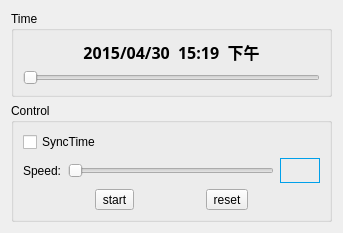
<?xml version="1.0" encoding="UTF-8"?>
<ui version="4.0">
 <class>TimeSetWidget</class>
 <widget class="QWidget" name="TimeSetWidget">
  <property name="geometry">
   <rect>
    <x>0</x>
    <y>0</y>
    <width>343</width>
    <height>213</height>
   </rect>
  </property>
  <property name="sizePolicy">
   <sizepolicy hsizetype="Expanding" vsizetype="Expanding">
    <horstretch>0</horstretch>
    <verstretch>0</verstretch>
   </sizepolicy>
  </property>
  <property name="windowTitle">
   <string>TimeSet</string>
  </property>
  <layout class="QGridLayout" name="gridLayout_4">
   <item row="3" column="0">
    <spacer name="verticalSpacer">
     <property name="orientation">
      <enum>Qt::Vertical</enum>
     </property>
     <property name="sizeHint" stdset="0">
      <size>
       <width>20</width>
       <height>40</height>
      </size>
     </property>
    </spacer>
   </item>
   <item row="1" column="0">
    <widget class="QGroupBox" name="groupBox_2">
     <property name="title">
      <string>Control</string>
     </property>
     <layout class="QGridLayout" name="gridLayout">
      <item row="2" column="0">
       <layout class="QHBoxLayout" name="horizontalLayout_3">
        <property name="spacing">
         <number>0</number>
        </property>
        <item>
         <widget class="QToolButton" name="toolBtn_StartPause">
          <property name="text">
           <string>start</string>
          </property>
         </widget>
        </item>
        <item>
         <widget class="QToolButton" name="toolBtn_Reset">
          <property name="text">
           <string>reset</string>
          </property>
         </widget>
        </item>
       </layout>
      </item>
      <item row="1" column="0">
       <layout class="QHBoxLayout" name="horizontalLayout">
        <item>
         <widget class="QLabel" name="label_speed">
          <property name="text">
           <string>Speed:</string>
          </property>
         </widget>
        </item>
        <item>
         <widget class="QSlider" name="slider_TimeSpeed">
          <property name="minimum">
           <number>1</number>
          </property>
          <property name="maximum">
           <number>1440</number>
          </property>
          <property name="singleStep">
           <number>1</number>
          </property>
          <property name="pageStep">
           <number>20</number>
          </property>
          <property name="orientation">
           <enum>Qt::Horizontal</enum>
          </property>
         </widget>
        </item>
        <item>
         <widget class="QLabel" name="label_speedData">
          <property name="sizePolicy">
           <sizepolicy hsizetype="Fixed" vsizetype="Fixed">
            <horstretch>40</horstretch>
            <verstretch>25</verstretch>
           </sizepolicy>
          </property>
          <property name="minimumSize">
           <size>
            <width>40</width>
            <height>25</height>
           </size>
          </property>
          <property name="maximumSize">
           <size>
            <width>40</width>
            <height>25</height>
           </size>
          </property>
          <property name="styleSheet">
           <string notr="true">border: 1px solid rgb(0,160,234);</string>
          </property>
          <property name="text">
           <string/>
          </property>
          <property name="alignment">
           <set>Qt::AlignCenter</set>
          </property>
         </widget>
        </item>
       </layout>
      </item>
      <item row="0" column="0">
       <widget class="QCheckBox" name="checkBox_SyncTime">
        <property name="text">
         <string>SyncTime</string>
        </property>
       </widget>
      </item>
     </layout>
    </widget>
   </item>
   <item row="0" column="0">
    <widget class="QGroupBox" name="groupBox">
     <property name="title">
      <string>Time</string>
     </property>
     <layout class="QGridLayout" name="gridLayout_2">
      <item row="1" column="0">
       <widget class="QSlider" name="slider_CurrentTime">
        <property name="maximum">
         <number>1440</number>
        </property>
        <property name="value">
         <number>0</number>
        </property>
        <property name="orientation">
         <enum>Qt::Horizontal</enum>
        </property>
       </widget>
      </item>
      <item row="0" column="0">
       <widget class="QLabel" name="label_CurrentTime">
        <property name="font">
         <font>
          <family>宋体</family>
          <pointsize>12</pointsize>
          <weight>75</weight>
          <italic>false</italic>
          <bold>true</bold>
         </font>
        </property>
        <property name="text">
         <string>2015/04/30  15:19  下午</string>
        </property>
        <property name="alignment">
         <set>Qt::AlignCenter</set>
        </property>
       </widget>
      </item>
     </layout>
    </widget>
   </item>
  </layout>
 </widget>
 <resources/>
 <connections/>
</ui>
